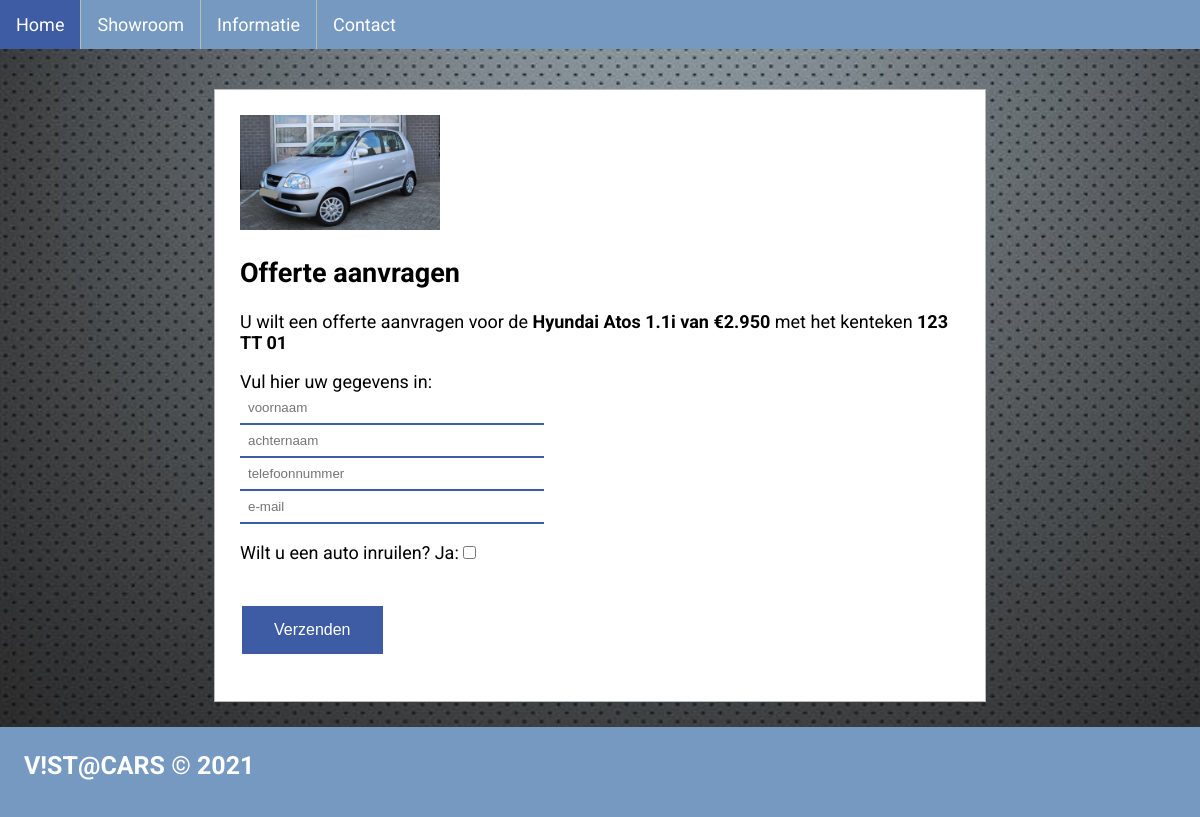
Screenshot of /includes/offerteaanvraag.inc.php?idauto=1 with the database file from the repository.
### tables this page shows
CREATE TABLE `tb_image` (
  `id` int(11) NOT NULL,
  `auto_id` int(11) NOT NULL,
  `name_image` varchar(100) NOT NULL
);

CREATE TABLE `tb_cars` (
  `id` int(11) NOT NULL,
  `merk` varchar(50) NOT NULL,
  `model` varchar(50) NOT NULL,
  `vraagprijs` varchar(11) NOT NULL,
  `apk` varchar(15) NOT NULL,
  `kmstand` varchar(11) NOT NULL,
  `bouwjaar` varchar(15) NOT NULL,
  `versnellingen` int(11) NOT NULL,
  `transmissie` varchar(20) NOT NULL,
  `kenteken` varchar(15) NOT NULL,
  `kleur` varchar(15) NOT NULL,
  `deuren` int(11) NOT NULL,
  `gewicht` varchar(15) NOT NULL,
  `brandstof` varchar(20) NOT NULL,
  `airco` varchar(10) NOT NULL,
  `abs_optie` varchar(10) NOT NULL,
  `airbag` varchar(10) NOT NULL,
  `stuurbekrachtiging` varchar(10) NOT NULL,
  `status` varchar(40) NOT NULL
);

### includes/offerteaanvraag.inc.php (the view, shortened to what this page needs)
<!DOCTYPE html>
<html lang="nl">
<head>
    <link rel="stylesheet" href="../csstemplates/main.css" type="text/css">
    <link rel="stylesheet" href="../csstemplates/proefenofferte.css" type="text/css">
</head>
<body>
    <ul>
        <li><a href="../index.php">Home</a></li>
        <li><a href="../occasions.php">Showroom</a></li>
        <li><a href="../info.php">Informatie</a></li>
        <li><a href="../contact.php">Contact</a></li>
    </ul>
<?php
    require_once ('./connection.inc.php');
        $sql = "SELECT merk, model, kenteken, vraagprijs FROM tb_cars WHERE id =" . $_GET['idauto'];
        $stmt = $pdo->prepare($sql);
        $stmt->execute();
        $result = $stmt->fetchAll();
        $sql = "SELECT name_image FROM tb_image WHERE auto_id =" . $_GET['idauto'] . " LIMIT 1";
        $stmt = $pdo->prepare($sql);
        $stmt->execute();
        $resultimage = $stmt->fetchAll();
    foreach($result as $key => $row) {
        $offerte= "<div class='proef'>";
        foreach($resultimage as $key2 => $row2) {
            $offerte .= "<img src='../dbimages/" . $row2['name_image'] . "' width='200px'>";
        }
        $offerte .= "<b><h2>Offerte aanvragen</h2></b>" . " " . "U wilt een offerte aanvragen voor de" . " " . "<b>" .
            $row['merk'] . " " . $row['model'] . " " . "van" . " &euro;" . $row['vraagprijs'] . " " . "</b>" .
            "met het kenteken" . " " . "<b>" . $row['kenteken'] . "</b> " . "<p id='click'>Vul hier uw gegevens in:<br><input class='info' type='text' id='fname' name='fname' autocomplete='off' placeholder='voornaam'><br>" . " " .
            "<input class='info' type='text' id='lname' name='lname' autocomplete='off' placeholder='achternaam'><br>" . " " . "<input class='info' type='tel1' id='phone' name='phone' autocomplete='off' placeholder='telefoonnummer'><br>" . " " . "<input class='info' type='email' id='email' name='email' placeholder='e-mail'  autocomplete='off'>" .
            "<p id='inwissel'>Wilt u een auto inruilen? <label for='myCheck'>Ja:</label><input type='checkbox' id='myCheck' onclick='inruil()'></p>" . " " . "</br>" . "<button class='button button1' onclick='verzend()'>Verzenden</button>" . "</br></p></div>";
        echo $offerte;
    }
?>
<div id="footerbalk">
  <p class="logo">V!ST@CARS © 2021</p>
</div></div>
</body>
</html>

### csstemplates/main.css (style rules this page uses)
body { background-image: url("../images/achtergrond.jpg"); background-repeat: no-repeat; background-size: cover; margin: 0px; }
#footerbalk { background-color: #7599c1; color: white; height: 90px; width: 100%; position: relative; font-family: 'Roboto', sans-serif; }
ul { list-style-type: none; margin: 0; padding: 0; overflow: hidden; background-color: #7599c1; }
li { float: left; border-right:1px solid #bbb; font-family: 'Roboto', sans-serif; font-size: 18px; }
li:last-child { border-right: none; }
li a { display: block; color: white; text-align: center; padding: 14px 16px; text-decoration: none; }
.logo { font-family: 'Roboto', sans-serif; color:white; font-size: 25px; font-weight: bold; margin-left: 2%; padding-top: 2%; }

### csstemplates/proefenofferte.css (style rules this page uses)
body { margin: 0; padding: 0; background-color: #b0b0b0; background-size: cover; overflow: hidden; }
.proef { width: 60%; height: 50%; margin: 40px auto 0 auto; padding: 25px; border: 1px solid #bbbbbb; background-color: white; font-family: 'Roboto', sans-serif; font-size: 18px; }
.button { background-color: #3e5ca4; border: none; color: white; padding: 15px 32px; text-align: center; text-decoration: none; display: inline-block; font-size: 16px; margin: 4px 2px; cursor: pointer; -webkit-transition-duration: 0.4s; transition-duration: 0.4s; }
.info { padding: 8px; border: 1px solid rgba(204, 204, 204, 0.986) #ccc; width: 40%; }
input[type=text] { border: none; border-bottom: 2px solid #3e5ca4; }
input[type=tel1] { border: none; border-bottom: 2px solid #3e5ca4; }
input[type=email] { border: none; border-bottom: 2px solid #3e5ca4; }

### rows the page displays
tb_cars: merk "Hyundai", model "Atos 1.1i", vraagprijs "2.950", kenteken "123 TT 01"
tb_image: name_image (picture)
